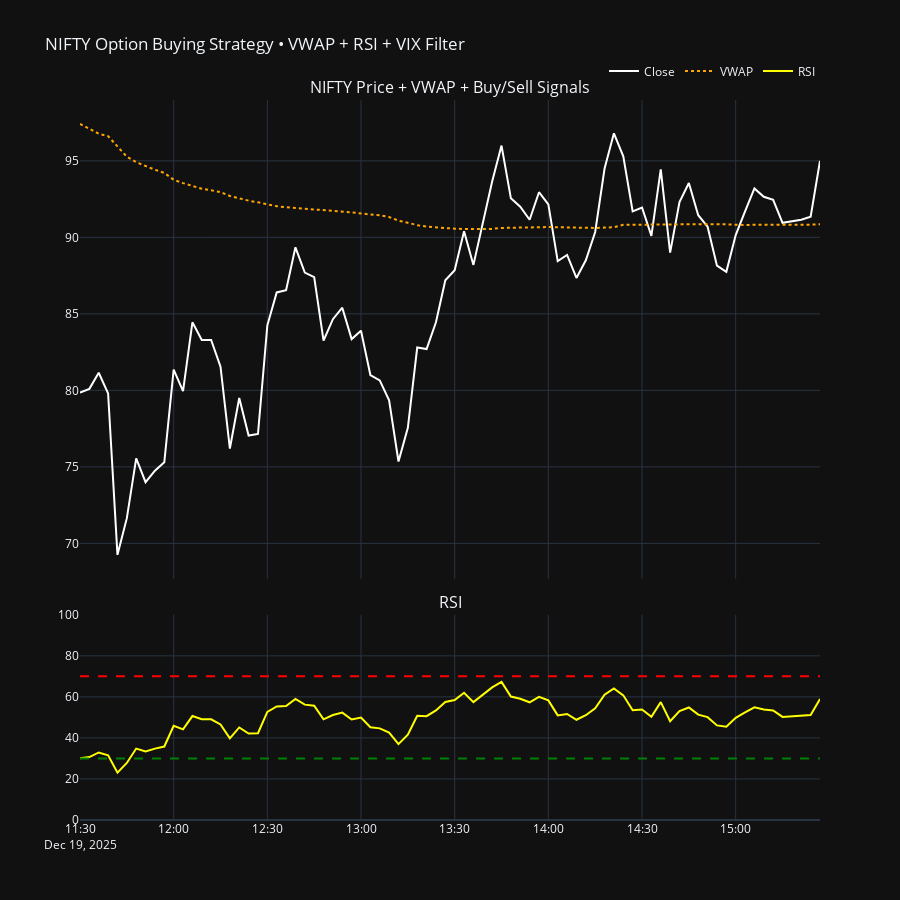

The code cell stored with this chart in its notebook:
### Code cell
import pandas as pd
from plotly.subplots import make_subplots
import plotly.graph_objects as go

# ===============================
# 1. PREPARE DATA
# ===============================
df = df.sort_values('Datetime').reset_index(drop=True)
df['Datetime'] = pd.to_datetime(df['Datetime'])

# ===============================
# 2. CREATE SIGNAL COLUMN
# ===============================
df['signal'] = 0

buy_ce = (
    (df['EMA14'] > df['EMA20']) &
    (df['RSI'].between(40, 60)) &
    (df['NIFTY_Change'] > 5) &
    (df['VIX_Close'] > 14) &
    (df['VIX_Change'] > 0)
)

buy_pe = (
    (df['EMA14'] < df['EMA20']) &
    (df['RSI'].between(40, 60)) &
    (df['NIFTY_Change'] < -5) &
    (df['VIX_Close'] > 14) &
    (df['VIX_Change'] > 0)
)

df.loc[buy_ce, 'signal'] = 1
df.loc[buy_pe, 'signal'] = -1

# ===============================
# 3. TAKE LAST N CANDLES
# ===============================
df_plot = df.tail(80).copy()

# ===============================
# 4. SUBPLOTS
# ===============================
fig = make_subplots(
    rows=2, cols=1,
    shared_xaxes=True,
    row_heights=[0.7, 0.3],
    vertical_spacing=0.05,
    subplot_titles=("NIFTY Price + VWAP + Buy/Sell Signals", "RSI")
)

# ===============================
# 5. PRICE (CLOSE)
# ===============================
fig.add_trace(
    go.Scatter(
        x=df_plot['Datetime'],
        y=df_plot['close'],
        name='Close',
        line=dict(color='white', width=2)
    ),
    row=1, col=1
)

# ===============================
# 6. VWAP LINE (NEW)
# ===============================
fig.add_trace(
    go.Scatter(
        x=df_plot['Datetime'],
        y=df_plot['VWAP'],
        name='VWAP',
        line=dict(color='orange', width=2, dash='dot')
    ),
    row=1, col=1
)

# ===============================
# 7. BUY CE
# ===============================
buy_df = df_plot[df_plot['signal'] == 1]
fig.add_trace(
    go.Scatter(
        x=buy_df['Datetime'],
        y=buy_df['close'],
        mode='markers',
        name='BUY CE',
        marker=dict(color='lime', size=12, symbol='triangle-up'),
        hovertemplate="BUY CE<br>Time: %{x}<br>Price: %{y}<extra></extra>"
    ),
    row=1, col=1
)

# ===============================
# 8. BUY PE
# ===============================
sell_df = df_plot[df_plot['signal'] == -1]
fig.add_trace(
    go.Scatter(
        x=sell_df['Datetime'],
        y=sell_df['close'],
        mode='markers',
        name='BUY PE',
        marker=dict(color='red', size=12, symbol='triangle-down'),
        hovertemplate="BUY PE<br>Time: %{x}<br>Price: %{y}<extra></extra>"
    ),
    row=1, col=1
)

# ===============================
# 9. RSI PANEL
# ===============================
fig.add_trace(
    go.Scatter(
        x=df_plot['Datetime'],
        y=df_plot['RSI'],
        name='RSI',
        line=dict(color='yellow')
    ),
    row=2, col=1
)

fig.add_hline(y=70, line_dash="dash", line_color="red", row=2, col=1)
fig.add_hline(y=30, line_dash="dash", line_color="green", row=2, col=1)
fig.update_yaxes(range=[0, 100], row=2, col=1)

# ===============================
# 10. LAYOUT
# ===============================
fig.update_layout(
    height=900,
    template='plotly_dark',
    title="NIFTY Option Buying Strategy • VWAP + RSI + VIX Filter",
    xaxis_rangeslider_visible=False,
    legend=dict(
        orientation="h",
        yanchor="bottom",
        y=1.02,
        xanchor="right",
        x=1
    )
)

fig.show()

### Figure 1 — Plotly figure (JSON) as saved in the notebook; plotly's stock layout.template omitted (floating-point values rounded to 4 significant figures)
{"data": [{"line": {"color": "white", "width": 2}, "name": "Close", "type": "scatter", "x": ["2025-12-19T11:30:00", "2025-12-19T11:33:00", "2025-12-19T11:36:00", "2025-12-19T11:39:00", "2025-12-19T11:42:00", "2025-12-19T11:45:00", "2025-12-19T11:48:00", "2025-12-19T11:51:00", "2025-12-19T11:54:00", "2025-12-19T11:57:00", "2025-12-19T12:00:00", "2025-12-19T12:03:00", "2025-12-19T12:06:00", "2025-12-19T12:09:00", "2025-12-19T12:12:00", "2025-12-19T12:15:00", "2025-12-19T12:18:00", "2025-12-19T12:21:00", "2025-12-19T12:24:00", "2025-12-19T12:27:00", "2025-12-19T12:30:00", "2025-12-19T12:33:00", "2025-12-19T12:36:00", "2025-12-19T12:39:00", "2025-12-19T12:42:00", "2025-12-19T12:45:00", "2025-12-19T12:48:00", "2025-12-19T12:51:00", "2025-12-19T12:54:00", "2025-12-19T12:57:00", "2025-12-19T13:00:00", "2025-12-19T13:03:00", "2025-12-19T13:06:00", "2025-12-19T13:09:00", "2025-12-19T13:12:00", "2025-12-19T13:15:00", "2025-12-19T13:18:00", "2025-12-19T13:21:00", "2025-12-19T13:24:00", "2025-12-19T13:27:00", "2025-12-19T13:30:00", "2025-12-19T13:33:00", "2025-12-19T13:36:00", "2025-12-19T13:39:00", "2025-12-19T13:42:00", "2025-12-19T13:45:00", "2025-12-19T13:48:00", "2025-12-19T13:51:00", "2025-12-19T13:54:00", "2025-12-19T13:57:00", "2025-12-19T14:00:00", "2025-12-19T14:03:00", "2025-12-19T14:06:00", "2025-12-19T14:09:00", "2025-12-19T14:12:00", "2025-12-19T14:15:00", "2025-12-19T14:18:00", "2025-12-19T14:21:00", "2025-12-19T14:24:00", "2025-12-19T14:27:00", "2025-12-19T14:30:00", "2025-12-19T14:33:00", "2025-12-19T14:36:00", "2025-12-19T14:39:00", "2025-12-19T14:42:00", "2025-12-19T14:45:00", "2025-12-19T14:48:00", "2025-12-19T14:51:00", "2025-12-19T14:54:00", "2025-12-19T14:57:00", "2025-12-19T15:00:00", "2025-12-19T15:03:00", "2025-12-19T15:06:00", "2025-12-19T15:09:00", "2025-12-19T15:12:00", "2025-12-19T15:15:00", "2025-12-19T15:18:00", "2025-12-19T15:21:00", "2025-12-19T15:24:00", "2025-12-19T15:27:00"], "xaxis": "x", "y": [79.85, 80.1, 81.15, 79.8, 69.25, 71.65, 75.55, 74, 74.75, 75.3, 81.35, 79.95, 84.45, 83.3, 83.3, 81.55, 76.2, 79.5, 77.05, 77.15, 84.25, 86.4, 86.55, 89.35, 87.7, 87.4, 83.25, 84.65, 85.4, 83.35, 83.9, 81, 80.65, 79.35, 75.35, 77.55, 82.8, 82.7, 84.45, 87.2, 87.85, 90.4, 88.2, 90.85, 93.65, 96, 92.55, 92, 91.15, 92.95, 92.15, 88.45, 88.85, 87.35, 88.5, 90.35, 94.5, 96.8, 95.3, 91.7, 91.95, 90.1, 94.45, 89, 92.3, 93.55, 91.45, 90.7, 88.15, 87.75, 90.15, 91.7, 93.2, 92.65, 92.45, 90.95, 91.05, 91.15, 91.35, 95], "yaxis": "y"}, {"line": {"color": "orange", "dash": "dot", "width": 2}, "name": "VWAP", "type": "scatter", "x": ["2025-12-19T11:30:00", "2025-12-19T11:33:00", "2025-12-19T11:36:00", "2025-12-19T11:39:00", "2025-12-19T11:42:00", "2025-12-19T11:45:00", "2025-12-19T11:48:00", "2025-12-19T11:51:00", "2025-12-19T11:54:00", "2025-12-19T11:57:00", "2025-12-19T12:00:00", "2025-12-19T12:03:00", "2025-12-19T12:06:00", "2025-12-19T12:09:00", "2025-12-19T12:12:00", "2025-12-19T12:15:00", "2025-12-19T12:18:00", "2025-12-19T12:21:00", "2025-12-19T12:24:00", "2025-12-19T12:27:00", "2025-12-19T12:30:00", "2025-12-19T12:33:00", "2025-12-19T12:36:00", "2025-12-19T12:39:00", "2025-12-19T12:42:00", "2025-12-19T12:45:00", "2025-12-19T12:48:00", "2025-12-19T12:51:00", "2025-12-19T12:54:00", "2025-12-19T12:57:00", "2025-12-19T13:00:00", "2025-12-19T13:03:00", "2025-12-19T13:06:00", "2025-12-19T13:09:00", "2025-12-19T13:12:00", "2025-12-19T13:15:00", "2025-12-19T13:18:00", "2025-12-19T13:21:00", "2025-12-19T13:24:00", "2025-12-19T13:27:00", "2025-12-19T13:30:00", "2025-12-19T13:33:00", "2025-12-19T13:36:00", "2025-12-19T13:39:00", "2025-12-19T13:42:00", "2025-12-19T13:45:00", "2025-12-19T13:48:00", "2025-12-19T13:51:00", "2025-12-19T13:54:00", "2025-12-19T13:57:00", "2025-12-19T14:00:00", "2025-12-19T14:03:00", "2025-12-19T14:06:00", "2025-12-19T14:09:00", "2025-12-19T14:12:00", "2025-12-19T14:15:00", "2025-12-19T14:18:00", "2025-12-19T14:21:00", "2025-12-19T14:24:00", "2025-12-19T14:27:00", "2025-12-19T14:30:00", "2025-12-19T14:33:00", "2025-12-19T14:36:00", "2025-12-19T14:39:00", "2025-12-19T14:42:00", "2025-12-19T14:45:00", "2025-12-19T14:48:00", "2025-12-19T14:51:00", "2025-12-19T14:54:00", "2025-12-19T14:57:00", "2025-12-19T15:00:00", "2025-12-19T15:03:00", "2025-12-19T15:06:00", "2025-12-19T15:09:00", "2025-12-19T15:12:00", "2025-12-19T15:15:00", "2025-12-19T15:18:00", "2025-12-19T15:21:00", "2025-12-19T15:24:00", "2025-12-19T15:27:00"], "xaxis": "x", "y": [97.41, 97.07, 96.77, 96.61, 95.95, 95.27, 94.91, 94.64, 94.42, 94.21, 93.77, 93.54, 93.34, 93.18, 93.07, 92.95, 92.71, 92.54, 92.4, 92.29, 92.15, 92.03, 91.97, 91.92, 91.89, 91.87, 91.8, 91.73, 91.69, 91.63, 91.56, 91.52, 91.44, 91.33, 91.09, 90.95, 90.8, 90.7, 90.65, 90.6, 90.57, 90.55, 90.54, 90.53, 90.55, 90.62, 90.64, 90.65, 90.65, 90.66, 90.68, 90.66, 90.64, 90.63, 90.62, 90.61, 90.64, 90.67, 90.82, 90.83, 90.84, 90.83, 90.85, 90.85, 90.85, 90.86, 90.87, 90.87, 90.86, 90.85, 90.81, 90.8, 90.82, 90.83, 90.83, 90.83, 90.83, 90.83, 90.83, 90.86], "yaxis": "y"}, {"hovertemplate": "BUY CE<br>Time: %{x}<br>Price: %{y}<extra></extra>", "marker": {"color": "lime", "size": 12, "symbol": "triangle-up"}, "mode": "markers", "name": "BUY CE", "type": "scatter", "x": [], "xaxis": "x", "y": [], "yaxis": "y"}, {"hovertemplate": "BUY PE<br>Time: %{x}<br>Price: %{y}<extra></extra>", "marker": {"color": "red", "size": 12, "symbol": "triangle-down"}, "mode": "markers", "name": "BUY PE", "type": "scatter", "x": [], "xaxis": "x", "y": [], "yaxis": "y"}, {"line": {"color": "yellow"}, "name": "RSI", "type": "scatter", "x": ["2025-12-19T11:30:00", "2025-12-19T11:33:00", "2025-12-19T11:36:00", "2025-12-19T11:39:00", "2025-12-19T11:42:00", "2025-12-19T11:45:00", "2025-12-19T11:48:00", "2025-12-19T11:51:00", "2025-12-19T11:54:00", "2025-12-19T11:57:00", "2025-12-19T12:00:00", "2025-12-19T12:03:00", "2025-12-19T12:06:00", "2025-12-19T12:09:00", "2025-12-19T12:12:00", "2025-12-19T12:15:00", "2025-12-19T12:18:00", "2025-12-19T12:21:00", "2025-12-19T12:24:00", "2025-12-19T12:27:00", "2025-12-19T12:30:00", "2025-12-19T12:33:00", "2025-12-19T12:36:00", "2025-12-19T12:39:00", "2025-12-19T12:42:00", "2025-12-19T12:45:00", "2025-12-19T12:48:00", "2025-12-19T12:51:00", "2025-12-19T12:54:00", "2025-12-19T12:57:00", "2025-12-19T13:00:00", "2025-12-19T13:03:00", "2025-12-19T13:06:00", "2025-12-19T13:09:00", "2025-12-19T13:12:00", "2025-12-19T13:15:00", "2025-12-19T13:18:00", "2025-12-19T13:21:00", "2025-12-19T13:24:00", "2025-12-19T13:27:00", "2025-12-19T13:30:00", "2025-12-19T13:33:00", "2025-12-19T13:36:00", "2025-12-19T13:39:00", "2025-12-19T13:42:00", "2025-12-19T13:45:00", "2025-12-19T13:48:00", "2025-12-19T13:51:00", "2025-12-19T13:54:00", "2025-12-19T13:57:00", "2025-12-19T14:00:00", "2025-12-19T14:03:00", "2025-12-19T14:06:00", "2025-12-19T14:09:00", "2025-12-19T14:12:00", "2025-12-19T14:15:00", "2025-12-19T14:18:00", "2025-12-19T14:21:00", "2025-12-19T14:24:00", "2025-12-19T14:27:00", "2025-12-19T14:30:00", "2025-12-19T14:33:00", "2025-12-19T14:36:00", "2025-12-19T14:39:00", "2025-12-19T14:42:00", "2025-12-19T14:45:00", "2025-12-19T14:48:00", "2025-12-19T14:51:00", "2025-12-19T14:54:00", "2025-12-19T14:57:00", "2025-12-19T15:00:00", "2025-12-19T15:03:00", "2025-12-19T15:06:00", "2025-12-19T15:09:00", "2025-12-19T15:12:00", "2025-12-19T15:15:00", "2025-12-19T15:18:00", "2025-12-19T15:21:00", "2025-12-19T15:24:00", "2025-12-19T15:27:00"], "xaxis": "x2", "y": [30.13, 30.65, 32.91, 31.49, 23.09, 27.81, 34.81, 33.42, 34.78, 35.81, 45.93, 44.2, 50.66, 49.09, 49.09, 46.56, 39.79, 45.09, 42.12, 42.29, 52.72, 55.35, 55.53, 58.97, 56.21, 55.7, 49.08, 51.19, 52.32, 48.96, 49.89, 45.21, 44.66, 42.61, 36.98, 41.55, 50.75, 50.58, 53.41, 57.52, 58.45, 61.98, 57.45, 61.13, 64.62, 67.27, 60.14, 59.07, 57.36, 60.0, 58.27, 50.98, 51.68, 48.85, 51.06, 54.48, 61.05, 64.14, 60.75, 53.46, 53.88, 50.31, 57.44, 48.12, 53.09, 54.85, 51.36, 50.13, 46.1, 45.48, 49.83, 52.46, 54.93, 53.83, 53.41, 50.24, 50.45, 50.68, 51.15, 58.97], "yaxis": "y2"}], "layout": {"annotations": [{"font": {"size": 16}, "showarrow": false, "text": "NIFTY Price + VWAP + Buy/Sell Signals", "x": 0.5, "xanchor": "center", "xref": "paper", "y": 1.0, "yanchor": "bottom", "yref": "paper"}, {"font": {"size": 16}, "showarrow": false, "text": "RSI", "x": 0.5, "xanchor": "center", "xref": "paper", "y": 0.285, "yanchor": "bottom", "yref": "paper"}], "height": 900, "legend": {"orientation": "h", "x": 1, "xanchor": "right", "y": 1.02, "yanchor": "bottom"}, "shapes": [{"line": {"color": "red", "dash": "dash"}, "type": "line", "x0": 0, "x1": 1, "xref": "x2 domain", "y0": 70, "y1": 70, "yref": "y2"}, {"line": {"color": "green", "dash": "dash"}, "type": "line", "x0": 0, "x1": 1, "xref": "x2 domain", "y0": 30, "y1": 30, "yref": "y2"}], "title": {"text": "NIFTY Option Buying Strategy • VWAP + RSI + VIX Filter"}, "xaxis": {"anchor": "y", "domain": [0, 1], "matches": "x2", "rangeslider": {"visible": false}, "showticklabels": false}, "xaxis2": {"anchor": "y2", "domain": [0, 1]}, "yaxis": {"anchor": "x", "domain": [0.335, 1.0]}, "yaxis2": {"anchor": "x2", "domain": [0, 0.285], "range": [0, 100]}}}
